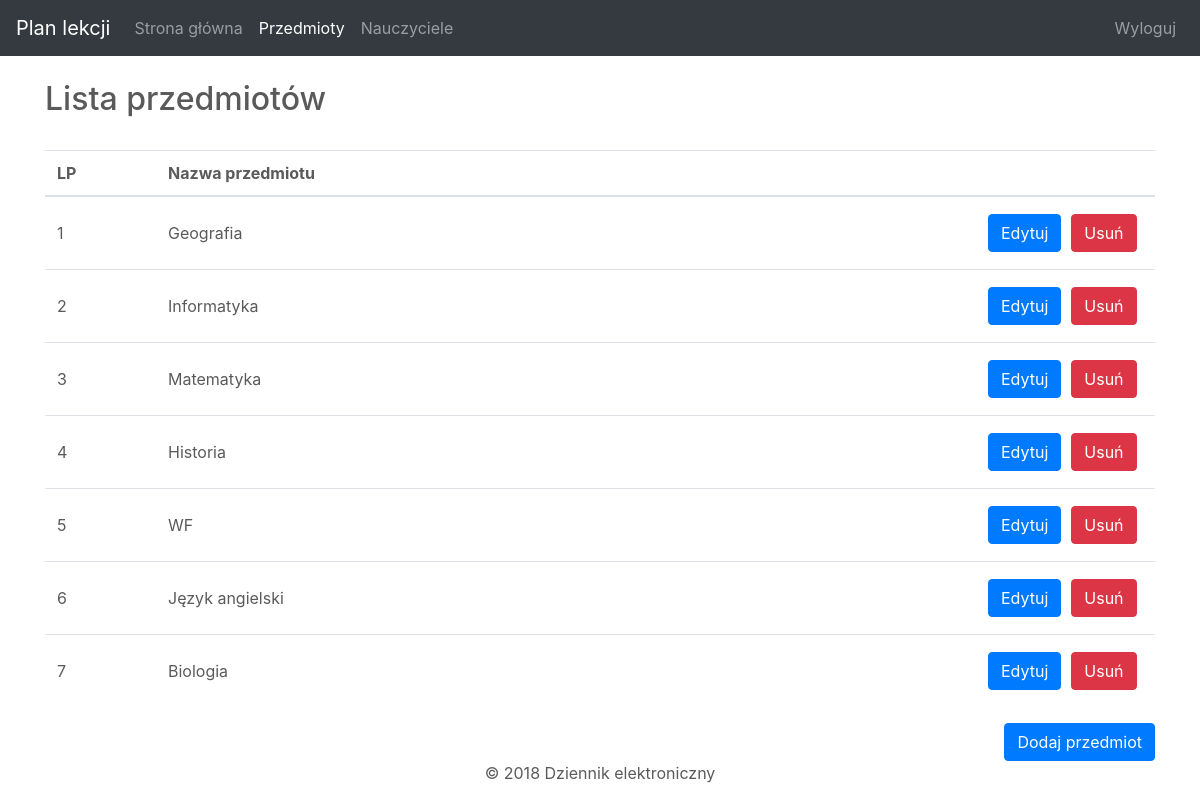
Screenshot of /classes.php (signed in) with the database file from the repository.
### tables this page shows
CREATE TABLE `classes` (
  `id` int(11) NOT NULL,
  `name` varchar(255) NOT NULL
);

### classes.php (the view, shortened to what this page needs)
<?php
require_once("dbconfig.php");
$sql = "SELECT id, name FROM classes ORDER BY id";
$stmt = $pdo->prepare($sql);
$stmt->execute();
$result = $stmt->fetchAll();
?>
<html>
<?php include('layout/head.php'); ?>
<body>
<?php include('layout/header.php'); ?>
<main role="main">
  <div class="container">
    <h2>Lista przedmiotów</h2>
    <br>
    <table class="table">
      <colgroup>
        <col style="width:10%;">
        <col>
        <col style="width:10%">
      </colgroup>
      <thead>
        <th>LP</th>
        <th>Nazwa przedmiotu</th>
        <th></th>
      </thead>
      <tbody>
      <?php
      $i = 1;
      foreach ($result as $class)
      {
        echo "
        <tr>
          <td>" . $i . "</td>
          <td>" . $class['name'] . "</td>
          <td class='table-actions'>
            <div>
              <button type='button' class='btn btn-primary editButton' data-id='" . $class['id'] . "'>Edytuj</button>
              <button type='button' class='btn btn-danger deleteButton' data-id='" . $class['id'] . "'>Usuń</button>
            </div>
          </td>
        </tr>";
        $i++;
      }
      ?>
      </tbody>
    </table>
    <div class="clearfix">
      <a class="btn btn-primary float-right" style="color: white" href="classAdd.php">Dodaj przedmiot</a>
    </div>
  </div>
  <?php include('layout/footer.php'); ?>
</main>
</body>
</html>

### css/style.css (style rules this page uses)
body { padding-top: 5rem; padding-bottom: 3rem; color: #5a5a5a; }
.table td { vertical-align: middle; }
.table-actions div { width: 160px; }
.table-actions button { float: left; margin: 5px; }

### rows the page displays
classes: name "Geografia"
classes: name "Informatyka"
classes: name "Matematyka"
classes: name "Historia"
classes: name "WF"
classes: name "Język angielski"
classes: name "Biologia"
